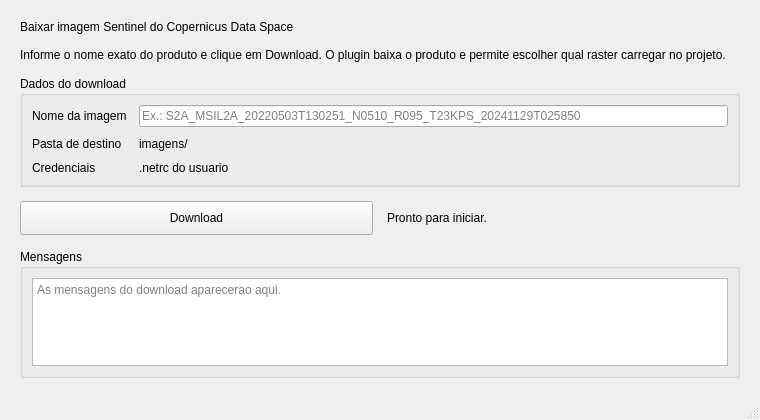
<?xml version="1.0" encoding="UTF-8"?>
<ui version="4.0">
 <class>MainWindow</class>
 <widget class="QMainWindow" name="MainWindow">
  <property name="geometry">
   <rect>
    <x>0</x>
    <y>0</y>
    <width>760</width>
    <height>420</height>
   </rect>
  </property>
  <property name="windowTitle">
   <string>Downloader Copernicus</string>
  </property>
  <widget class="QWidget" name="centralwidget">
   <layout class="QVBoxLayout" name="verticalLayoutPrincipal">
    <property name="leftMargin">
     <number>20</number>
    </property>
    <property name="topMargin">
     <number>20</number>
    </property>
    <property name="rightMargin">
     <number>20</number>
    </property>
    <property name="bottomMargin">
     <number>20</number>
    </property>
    <property name="spacing">
     <number>14</number>
    </property>
    <item>
     <widget class="QLabel" name="labelTitulo">
      <property name="text">
       <string>Baixar imagem Sentinel do Copernicus Data Space</string>
      </property>
      <property name="wordWrap">
       <bool>true</bool>
      </property>
     </widget>
    </item>
    <item>
     <widget class="QLabel" name="labelDescricao">
      <property name="text">
       <string>Informe o nome exato do produto e clique em Download. O plugin baixa o produto e permite escolher qual raster carregar no projeto.</string>
      </property>
      <property name="wordWrap">
       <bool>true</bool>
      </property>
     </widget>
    </item>
    <item>
     <widget class="QGroupBox" name="groupBoxDownload">
      <property name="title">
       <string>Dados do download</string>
      </property>
      <layout class="QGridLayout" name="gridLayoutDownload">
       <property name="horizontalSpacing">
        <number>12</number>
       </property>
       <property name="verticalSpacing">
        <number>10</number>
       </property>
       <item row="0" column="0">
        <widget class="QLabel" name="labelNomeImagem">
         <property name="text">
          <string>Nome da imagem</string>
         </property>
        </widget>
       </item>
       <item row="0" column="1">
        <widget class="QLineEdit" name="lineEditNomeImagem">
         <property name="placeholderText">
          <string>Ex.: S2A_MSIL2A_20220503T130251_N0510_R095_T23KPS_20241129T025850</string>
         </property>
        </widget>
       </item>
       <item row="1" column="0">
        <widget class="QLabel" name="labelPastaTitulo">
         <property name="text">
          <string>Pasta de destino</string>
         </property>
        </widget>
       </item>
       <item row="1" column="1">
        <widget class="QLabel" name="labelPastaDestino">
         <property name="text">
          <string>imagens/</string>
         </property>
         <property name="wordWrap">
          <bool>true</bool>
         </property>
        </widget>
       </item>
       <item row="2" column="0">
        <widget class="QLabel" name="labelNetrcTitulo">
         <property name="text">
          <string>Credenciais</string>
         </property>
        </widget>
       </item>
       <item row="2" column="1">
        <widget class="QLabel" name="labelNetrc">
         <property name="text">
          <string>.netrc do usuario</string>
         </property>
         <property name="wordWrap">
          <bool>true</bool>
         </property>
        </widget>
       </item>
      </layout>
     </widget>
    </item>
    <item>
     <layout class="QHBoxLayout" name="horizontalLayoutAcoes">
      <item>
       <widget class="QPushButton" name="pushButtonDownload">
        <property name="minimumSize">
         <size>
          <width>140</width>
          <height>34</height>
         </size>
        </property>
        <property name="text">
         <string>Download</string>
        </property>
       </widget>
      </item>
      <item>
       <widget class="QLabel" name="labelStatus">
        <property name="text">
         <string>Pronto para iniciar.</string>
        </property>
         <property name="wordWrap">
          <bool>true</bool>
         </property>
       </widget>
      </item>
     </layout>
    </item>
    <item>
     <widget class="QGroupBox" name="groupBoxLog">
      <property name="title">
       <string>Mensagens</string>
      </property>
      <layout class="QVBoxLayout" name="verticalLayoutLog">
       <item>
        <widget class="QPlainTextEdit" name="plainTextEditLog">
         <property name="readOnly">
          <bool>true</bool>
         </property>
         <property name="placeholderText">
          <string>As mensagens do download aparecerao aqui.</string>
         </property>
        </widget>
       </item>
      </layout>
     </widget>
    </item>
   </layout>
  </widget>
  <widget class="QMenuBar" name="menubar">
   <property name="geometry">
    <rect>
     <x>0</x>
     <y>0</y>
     <width>760</width>
     <height>26</height>
    </rect>
   </property>
  </widget>
  <widget class="QStatusBar" name="statusbar"/>
 </widget>
 <resources/>
 <connections/>
</ui>
